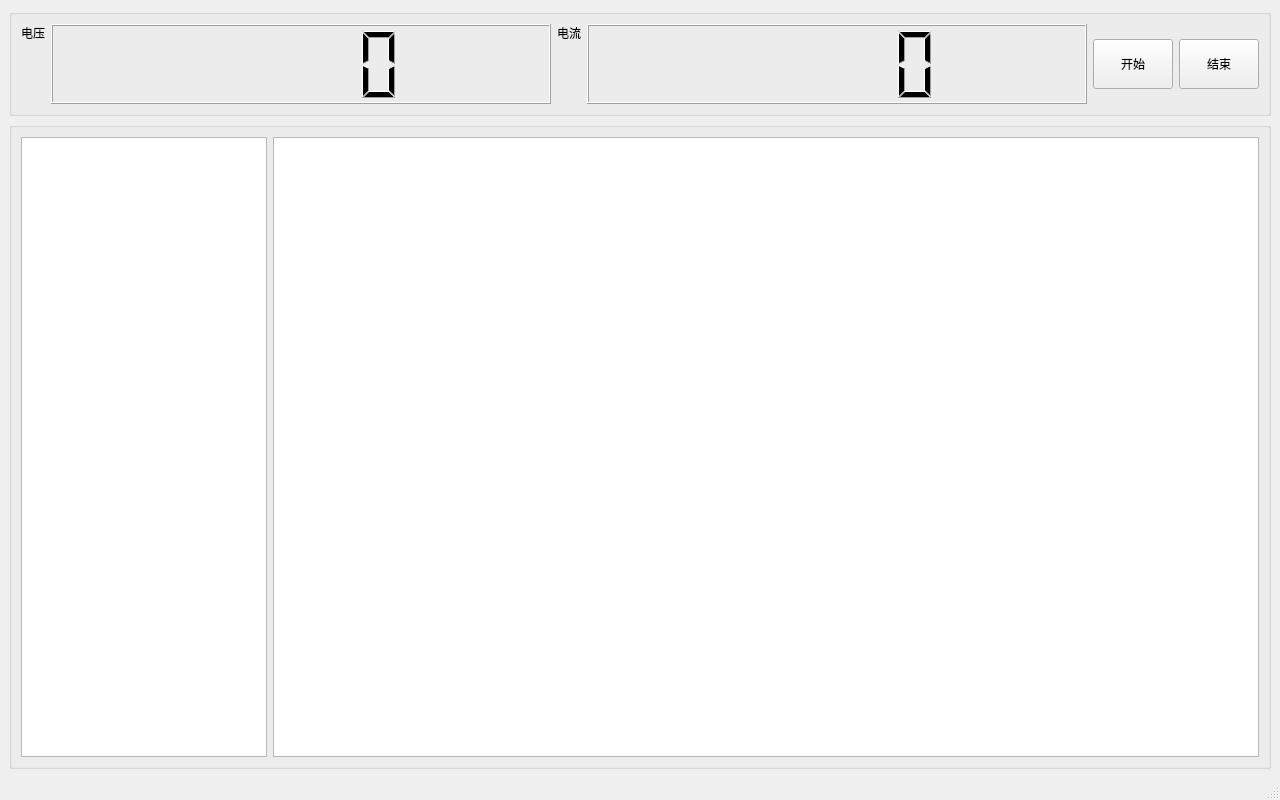
<?xml version="1.0" encoding="UTF-8"?>
<ui version="4.0">
 <class>MainWindow</class>
 <widget class="QMainWindow" name="MainWindow">
  <property name="geometry">
   <rect>
    <x>0</x>
    <y>0</y>
    <width>1280</width>
    <height>800</height>
   </rect>
  </property>
  <property name="windowTitle">
   <string>Minieye ATE</string>
  </property>
  <widget class="QWidget" name="centralwidget">
   <layout class="QVBoxLayout" name="verticalLayout_5">
    <item>
     <layout class="QVBoxLayout" name="mainLayout">
      <item>
       <widget class="QGroupBox" name="groupBox">
        <property name="sizePolicy">
         <sizepolicy hsizetype="Preferred" vsizetype="Fixed">
          <horstretch>0</horstretch>
          <verstretch>0</verstretch>
         </sizepolicy>
        </property>
        <property name="maximumSize">
         <size>
          <width>16777215</width>
          <height>120</height>
         </size>
        </property>
        <property name="baseSize">
         <size>
          <width>0</width>
          <height>0</height>
         </size>
        </property>
        <property name="title">
         <string/>
        </property>
        <layout class="QGridLayout" name="gridLayout">
         <item row="0" column="0">
          <layout class="QGridLayout" name="gridLayout_2">
           <item row="0" column="5">
            <widget class="QPushButton" name="btnStart">
             <property name="sizePolicy">
              <sizepolicy hsizetype="Fixed" vsizetype="Fixed">
               <horstretch>0</horstretch>
               <verstretch>0</verstretch>
              </sizepolicy>
             </property>
             <property name="minimumSize">
              <size>
               <width>80</width>
               <height>50</height>
              </size>
             </property>
             <property name="text">
              <string>开始</string>
             </property>
            </widget>
           </item>
           <item row="0" column="6">
            <widget class="QPushButton" name="btnStop">
             <property name="sizePolicy">
              <sizepolicy hsizetype="Fixed" vsizetype="Fixed">
               <horstretch>0</horstretch>
               <verstretch>0</verstretch>
              </sizepolicy>
             </property>
             <property name="minimumSize">
              <size>
               <width>80</width>
               <height>50</height>
              </size>
             </property>
             <property name="baseSize">
              <size>
               <width>0</width>
               <height>0</height>
              </size>
             </property>
             <property name="text">
              <string>结束</string>
             </property>
            </widget>
           </item>
           <item row="0" column="1">
            <widget class="QLCDNumber" name="lcdVal">
             <property name="minimumSize">
              <size>
               <width>300</width>
               <height>80</height>
              </size>
             </property>
             <property name="baseSize">
              <size>
               <width>0</width>
               <height>0</height>
              </size>
             </property>
             <property name="layoutDirection">
              <enum>Qt::LeftToRight</enum>
             </property>
             <property name="styleSheet">
              <string notr="true"/>
             </property>
            </widget>
           </item>
           <item row="0" column="3">
            <widget class="QLCDNumber" name="lcdCurr">
             <property name="minimumSize">
              <size>
               <width>300</width>
               <height>50</height>
              </size>
             </property>
             <property name="layoutDirection">
              <enum>Qt::LeftToRight</enum>
             </property>
             <property name="styleSheet">
              <string notr="true"/>
             </property>
            </widget>
           </item>
           <item row="0" column="2">
            <widget class="QLabel" name="label_2">
             <property name="sizePolicy">
              <sizepolicy hsizetype="Fixed" vsizetype="Preferred">
               <horstretch>0</horstretch>
               <verstretch>0</verstretch>
              </sizepolicy>
             </property>
             <property name="text">
              <string>电流</string>
             </property>
             <property name="alignment">
              <set>Qt::AlignLeading|Qt::AlignLeft|Qt::AlignTop</set>
             </property>
            </widget>
           </item>
           <item row="0" column="0">
            <widget class="QLabel" name="label">
             <property name="sizePolicy">
              <sizepolicy hsizetype="Fixed" vsizetype="Preferred">
               <horstretch>0</horstretch>
               <verstretch>0</verstretch>
              </sizepolicy>
             </property>
             <property name="text">
              <string>电压</string>
             </property>
             <property name="alignment">
              <set>Qt::AlignLeading|Qt::AlignLeft|Qt::AlignTop</set>
             </property>
            </widget>
           </item>
           <item row="0" column="4">
            <layout class="QVBoxLayout" name="chartLayout"/>
           </item>
          </layout>
         </item>
        </layout>
       </widget>
      </item>
      <item>
       <widget class="QGroupBox" name="groupBox_2">
        <property name="title">
         <string/>
        </property>
        <layout class="QHBoxLayout" name="horizontalLayout_2">
         <item>
          <layout class="QHBoxLayout" name="displayLayout" stretch="2,8">
           <item>
            <widget class="QListWidget" name="listSet"/>
           </item>
           <item>
            <widget class="QListWidget" name="listDisplay"/>
           </item>
          </layout>
         </item>
        </layout>
       </widget>
      </item>
     </layout>
    </item>
   </layout>
  </widget>
  <widget class="QMenuBar" name="menubar">
   <property name="geometry">
    <rect>
     <x>0</x>
     <y>0</y>
     <width>1280</width>
     <height>23</height>
    </rect>
   </property>
  </widget>
  <widget class="QStatusBar" name="statusbar"/>
 </widget>
 <resources/>
 <connections/>
</ui>
